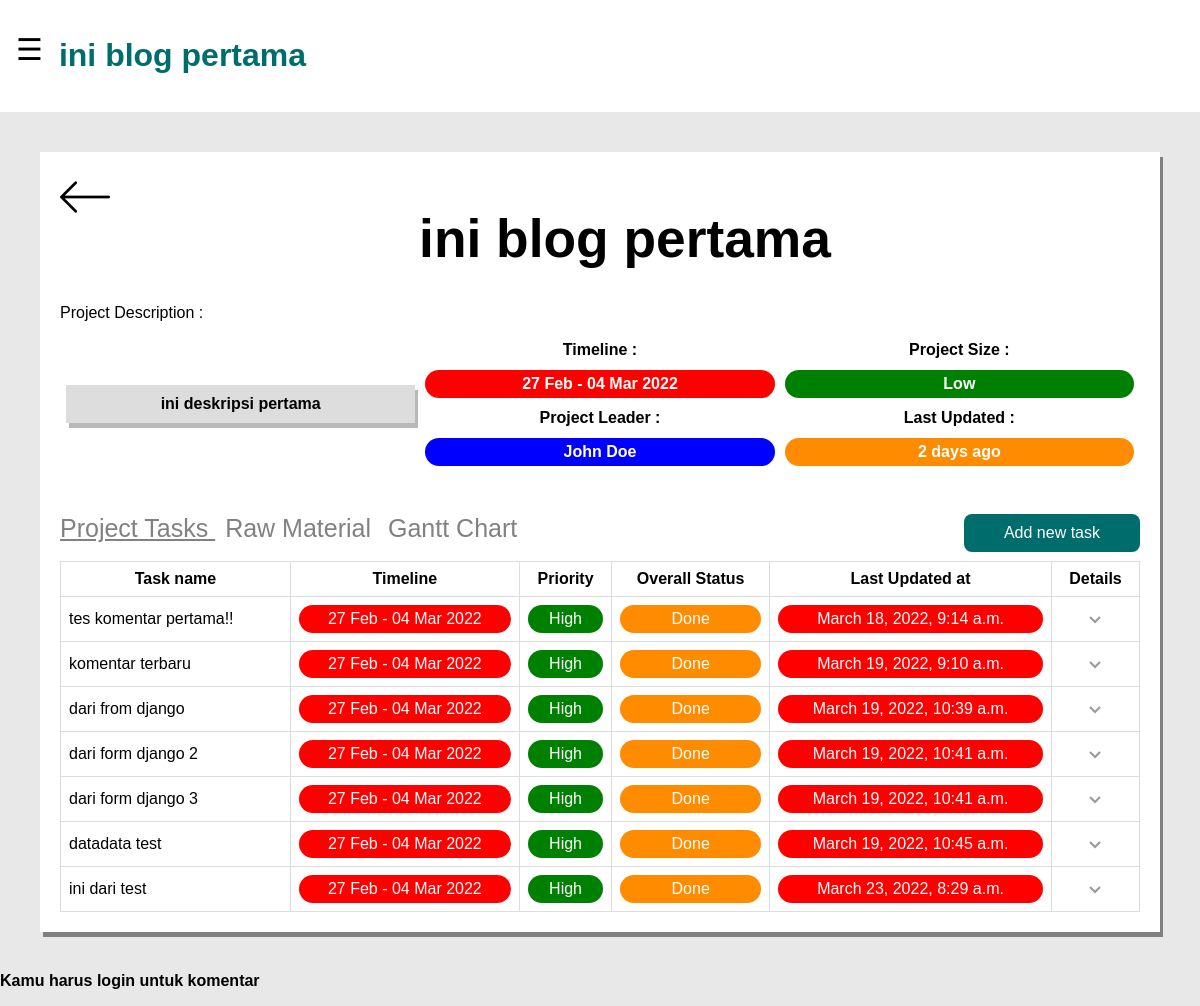
Before: /blogs/1 with the older database file.
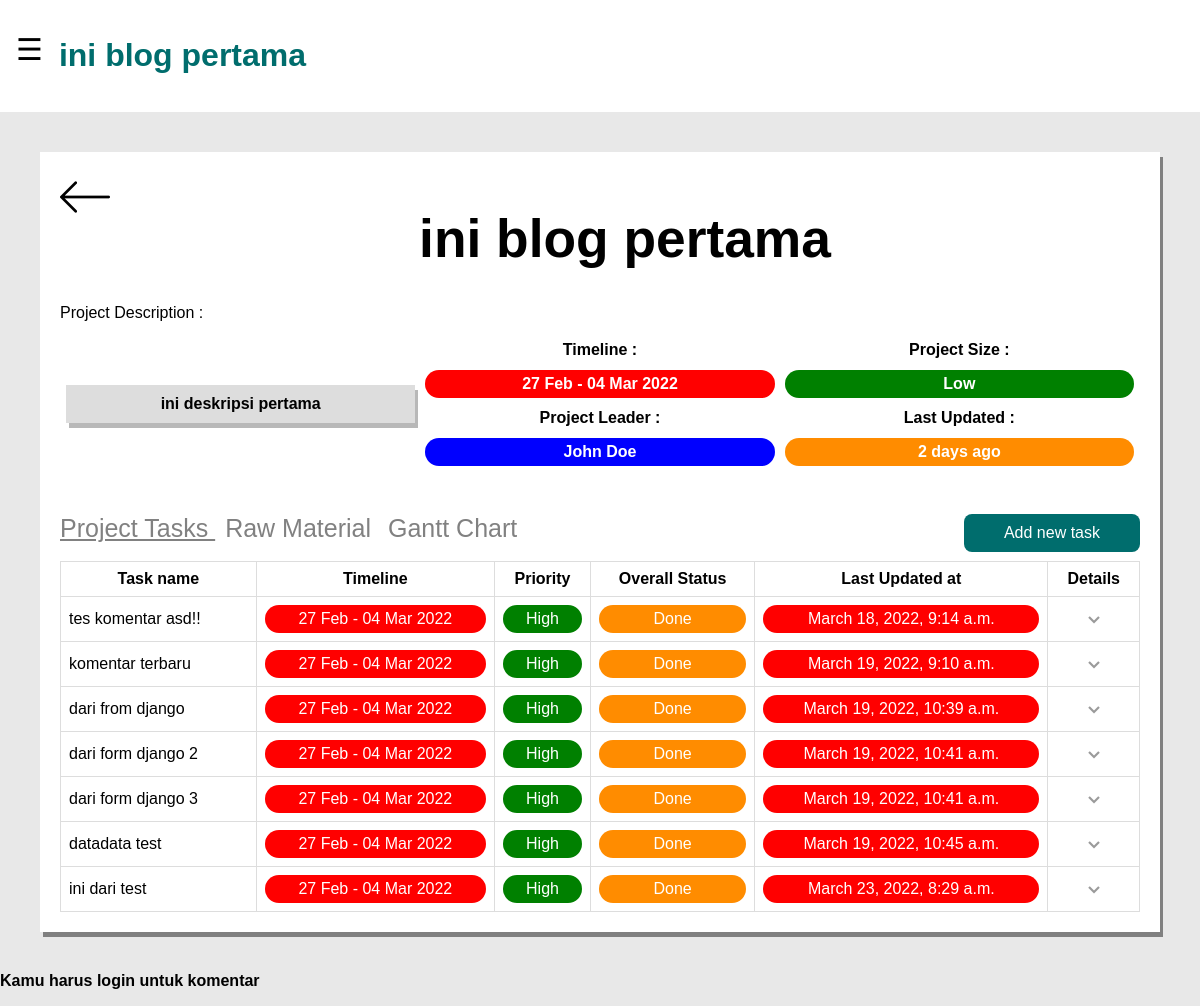
After: the same page with the newer database file.
### blogs/models.py (models this page shows, shortened)
class Blog(models.Model):
	title = models.CharField(max_length = 100)
	desc = models.TextField()
	created_at = models.DateTimeField(auto_now_add = True)

class Comment(models.Model):
	user = models.ForeignKey(settings.AUTH_USER_MODEL, default=1, on_delete=models.CASCADE)
	blog = models.ForeignKey(Blog, on_delete=models.CASCADE) #MENUNJUKAN RELASI (1 TO MANY KLO INI)
	desc = models.TextField()
	created_at = models.DateTimeField(auto_now_add = True)

### blogs/views.py (the view)
# urls.py: path('<int:id>', views.single, name='single'),
def single(request, id):
	blog = get_object_or_404(Blog,pk = id)
	form = forms.CommentForm()
	return render(request, 'blogs/single.html', {'blog':blog, 'form': form})

### blogs/templates/blogs/single.html (shortened to what this page needs)
{% extends 'base.html' %}
{% load static %}
{% block title %}
	{{blog.title}}
{% endblock %}
{% block content %}
	<div id="projectsquaremanage1">
		<a href="{% url 'blogs:index' %}" style="text-decoration: none; float: left;"><img src="{% static 'images/back.png' %}"></a>
		<h1 style="text-align: center; font-size: 40pt;"> {{blog.title}}</h1>
		<p>Project Description :</p>
		<table class="tableproject">
			<tr background-color: white;>
				<th rowspan="4">
					<div id="projectsquaremanage2">
						{{blog.desc}}
					</div>
				</th>
				<th>Timeline :</th>
				<th>Project Size :</th>
			</tr>
			<tr>
				<th><div id="projectsquare3" style="background-color: red;">27 Feb - 04 Mar 2022</div></th>
				<th><div id="projectsquare3" style="background-color: green;">Low</div></th>
			</tr>
			<tr>
				<th>Project Leader :</th>
				<th>Last Updated :</th>
			</tr>
			<tr>
				<th><div id="projectsquare3" style="background-color: blue;">John Doe</div></th>
				<th><div id="projectsquare3" style="background-color: darkorange;">2 days ago</div></th>
			</tr>
		</table>
		<br>
		<div class="navbarproject">
			<a id = "one" style="text-decoration: underline;" onclick="satu()">
				Project Tasks
			</a>
			<a id = "two" onclick="dua()">
				Raw Material
			</a>
			<a id = "three" onclick="tiga()">
				Gantt Chart
			</a>
			<button class="button3table" id="newtaskbtn" onclick="addnewtask()" style="display: block;">Add new task</button>
		</div>
		<br>
		<div id="projecttasks" style="display: block;">
			<table class="tableprojectsatuan">
				<tr>
				  <th style="text-align: center;">Task name</th>
				  <th style="text-align: center;">Timeline</th>
				  <th style="text-align: center;">Priority</th>
				  <th style="text-align: center;">Overall Status</th>
				  <th style="text-align: center;">Last Updated at</th>
				  <th style="text-align: center;">Details</th>
				</tr>
				{% for comment in blog.comment_set.all %}
					<tr>
						<td>{{comment.desc}}</td>
						<td><div id="projectsquare3" style="background-color: red; text-align: center;">27 Feb - 04 Mar 2022</div></td>
						<td><div id="projectsquare3" style="background-color: green; text-align: center;">High</div></td>
						<td><div id="projectsquare3" style="background-color: darkorange; text-align: center;">Done</div></td>
						<td><div id="projectsquare3" style="background-color: red; text-align: center;">{{comment.created_at}}</div></td>
						<td><a href="{% url 'blogs:comment-edit' comment.id %}"><img src="{% static 'images/panahbawah.png' %}" style="display: block; margin: 0 auto;"></a></td>
					</tr>
				{% endfor %}
			  </table>
		</div>
	</div>
	{% if user.is_authenticated %}
		<form action="{% url 'blogs:comment' blog.id %}" method="post">
			{% csrf_token %}
			{{ form.as_p }}
			<input type="submit" value="Kirim Komentar">
		</form>
	{% else %}
		<b><p>Kamu harus login untuk komentar </p> </b>
	{% endif %}
{% endblock %}

### templates/base.html (shortened to what this page needs)
{% load static %}
<!DOCTYPE html>
<html lang="en">
<head>
	<link rel="stylesheet" href="{% static 'css/layout.css' %}">
</head>
<body onload="startTime()">
	<div id="main">
		<div class="topnav">
			<span style="font-size:30px;cursor:pointer;float: left; padding-top: 16px;" onclick="openNav()" class="sidenavopened">&#9776;</span>
			<h1 style="float: left; padding-left: 16px; color: rgb(0, 109, 109);">{% block title%}{% endblock %}</h1>
		</div>
		<div class="allcontent">
			{% block content %}{% endblock %}
		</div>
	</div>
</body>
</html>

### assets/css/layout.css (style rules this page uses)
body { font-family: sans-serif; background: rgb(232, 232, 232); width: 100%; margin: auto; transition: background-color .5s; }
#main { transition: margin-left .5s; }
.topnav { padding: 16px; overflow: hidden; background-color: white; }
table.tableproject { width: 100%; table-layout: fixed; }
table.tableproject td,table.tableproject th { text-align: center; padding-bottom: 8px; padding-left: 4px; padding-right: 4px; }
#projectsquare3 { border-radius: 25px; padding: 5px; color: white; }
#projectsquaremanage1 { padding: 20px; background: white; margin: 40px; width: auto; height: auto; box-shadow: 3px 5px gray; }
#projectsquaremanage2 { padding: 10px; background: rgb(221, 221, 221); box-shadow: 3px 5px rgb(184, 184, 184); }
table.tableprojectsatuan { font-family: arial, sans-serif; border-collapse: collapse; width: 100%; }
table.tableprojectsatuan td,table.tableprojectsatuan th { border: 1px solid #dddddd; text-align: left; padding: 8px; }
.navbarproject { padding-top: 20px; }
.navbarproject a { padding-right: 10px; text-decoration: none; font-size: 25px; color: #818181; }
.button3table { background-color: rgb(0, 109, 109); border: none; color: white; padding: 10px 40px 10px 40px; text-align: center; text-decoration: none; font-size: 16px; cursor: pointer; border-radius: 8px; float: right; }

Changed rows visible on the page:
changed Comment: desc "tes komentar pertama!!" → "tes komentar asd!!"
